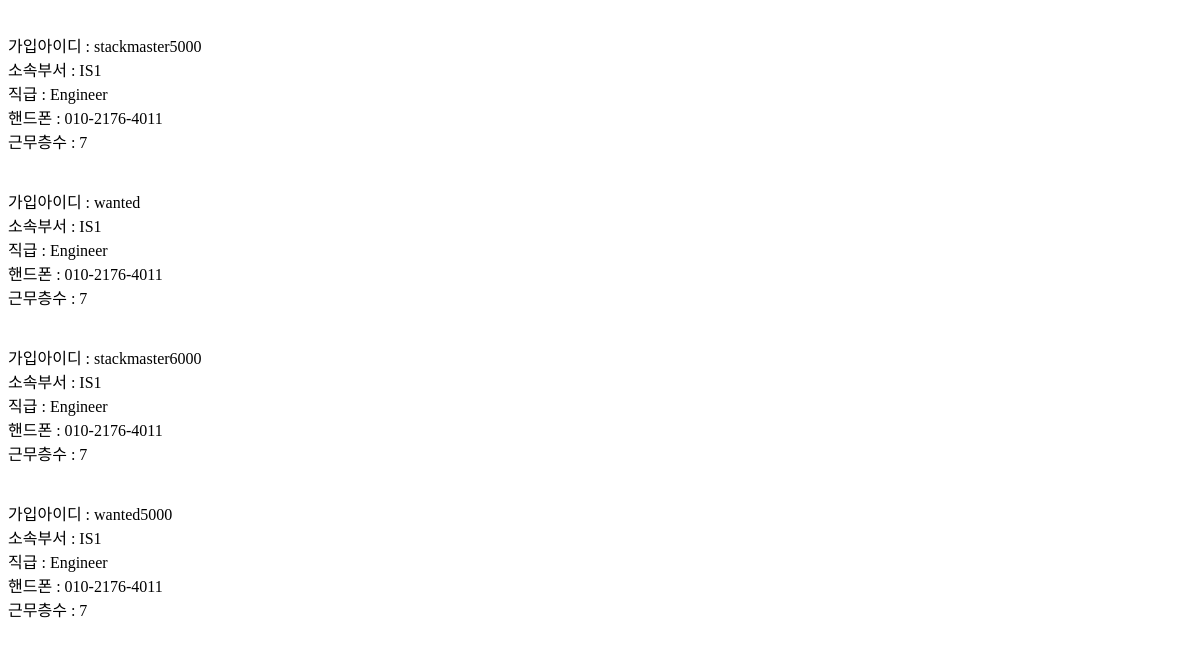
/userlist/ (signed in, lower part), run on an earlier commit of the app's database.
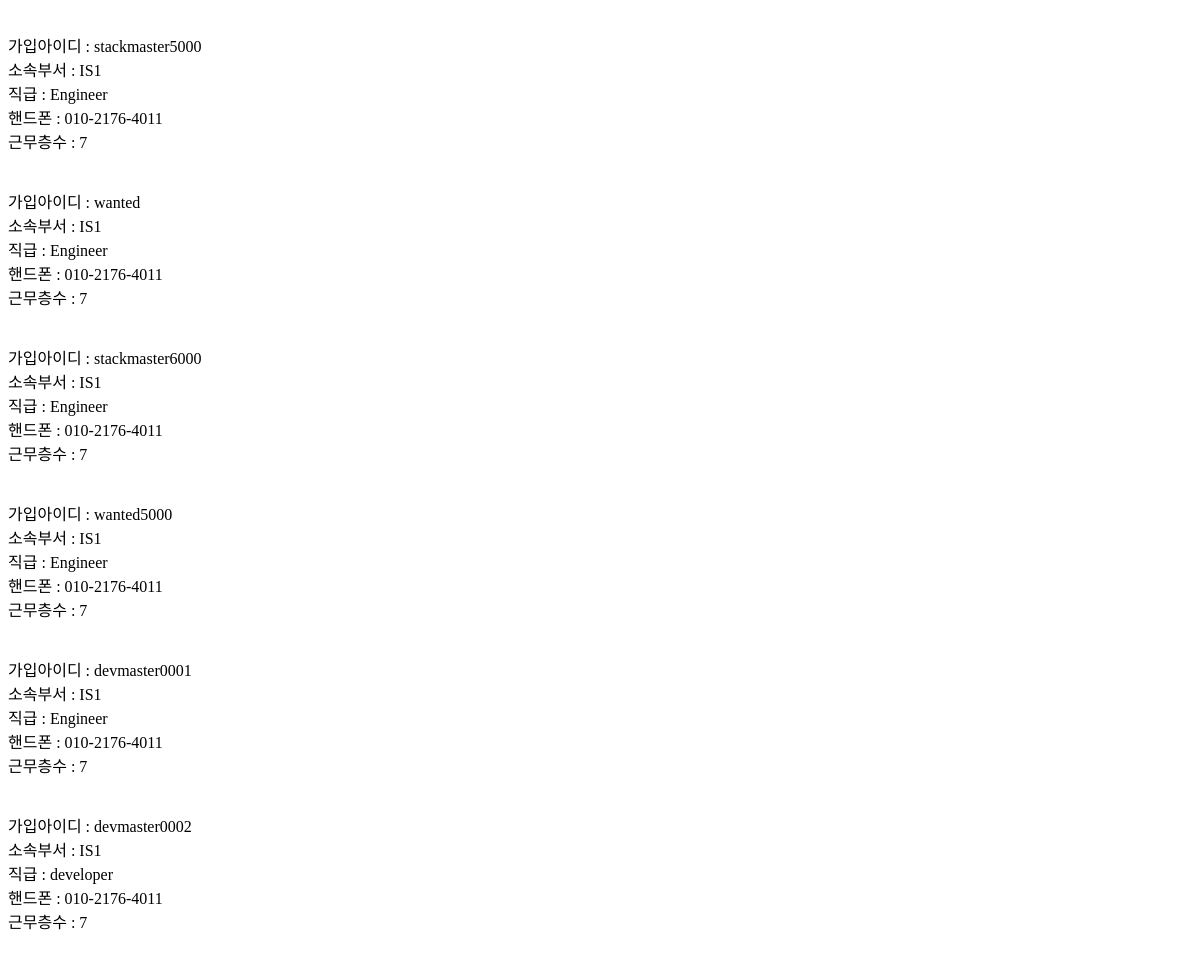
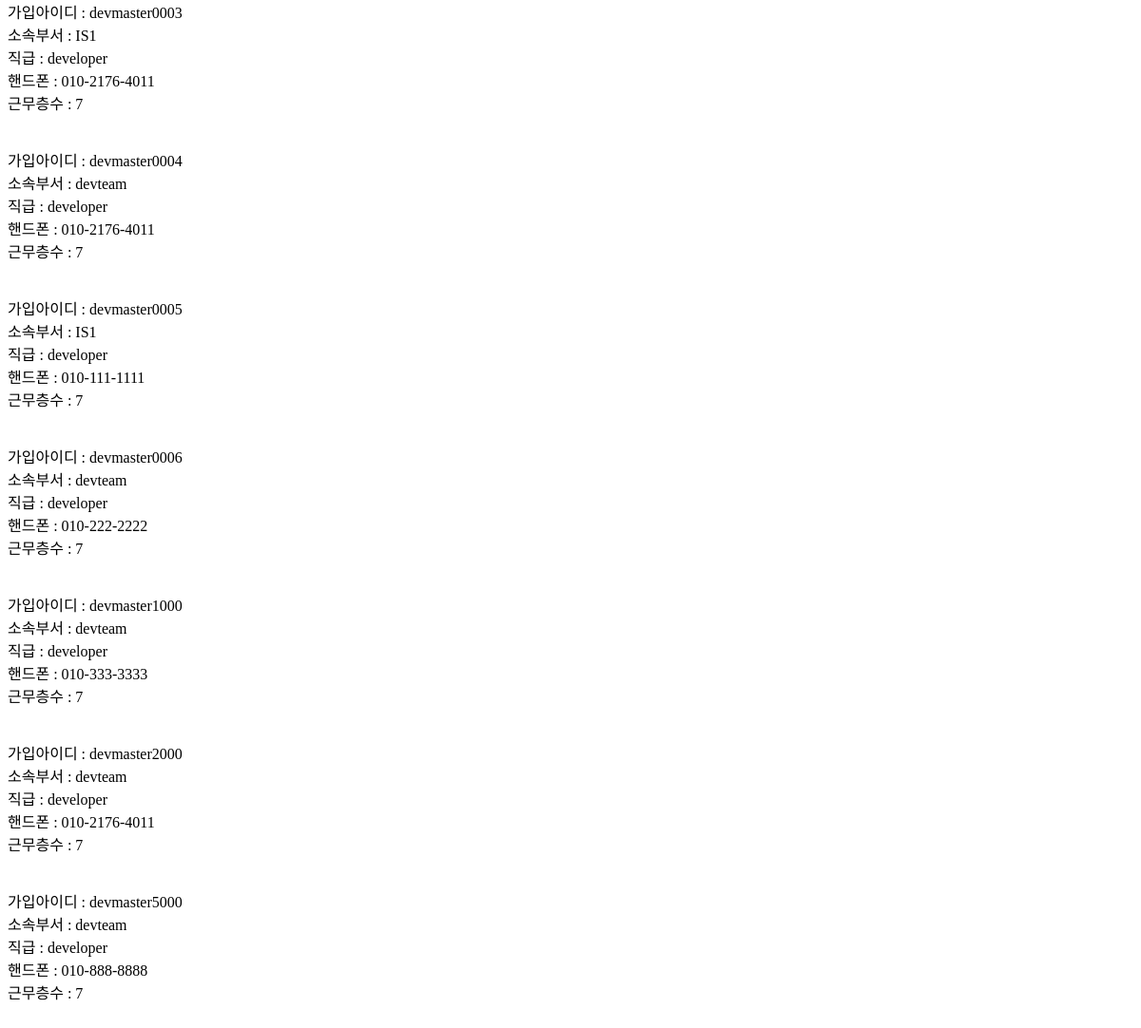
And on a later commit of the database (2 pictures, top to bottom).
### Join/models.py (models this page shows)
class User(AbstractUser):
    depart = models.CharField(max_length=500)
    position = models.CharField(max_length=500)
    phone = models.CharField(max_length=500)
    floor = models.IntegerField(max_length=500)

### Join/views.py (the view)
# urls.py: path('userlist/', Userlist, name='Userlist'),
@login_required()
def Userlist(request):
    userlists = User.objects.all()
    return render(request, 'Join/userlist.html', {'userlists':userlists})

### Join/templates/Join/userlist.html (shortened to what this page needs)
{% for userlist in userlists %}
    가입아이디 : {{ userlist.username }}<br/>
    소속부서 : {{ userlist.depart }}<br/>
    직급 : {{ userlist.position }}<br/>
    핸드폰 : {{ userlist.phone }}<br/>
    근무층수 : {{ userlist.floor }}<br/>
{% endfor %}

What changed in the data, as far as the page shows it:
added User: username "devmaster0001", depart "IS1", position "Engineer", phone "010-2176-4011", floor "7"
added User: username "devmaster0002", depart "IS1", position "developer", phone "010-2176-4011", floor "7"
added User: username "devmaster0003", depart "IS1", position "developer", phone "010-2176-4011", floor "7"
added User: username "devmaster0004", depart "devteam", position "developer", phone "010-2176-4011", floor "7"
added User: username "devmaster0005", depart "IS1", position "developer", phone "010-111-1111", floor "7"
added User: username "devmaster0006", depart "devteam", position "developer", phone "010-222-2222", floor "7"
added User: username "devmaster1000", depart "devteam", position "developer", phone "010-333-3333", floor "7"
added User: username "devmaster2000", depart "devteam", position "developer", phone "010-2176-4011", floor "7"
added User: username "devmaster5000", depart "devteam", position "developer", phone "010-888-8888", floor "7"
